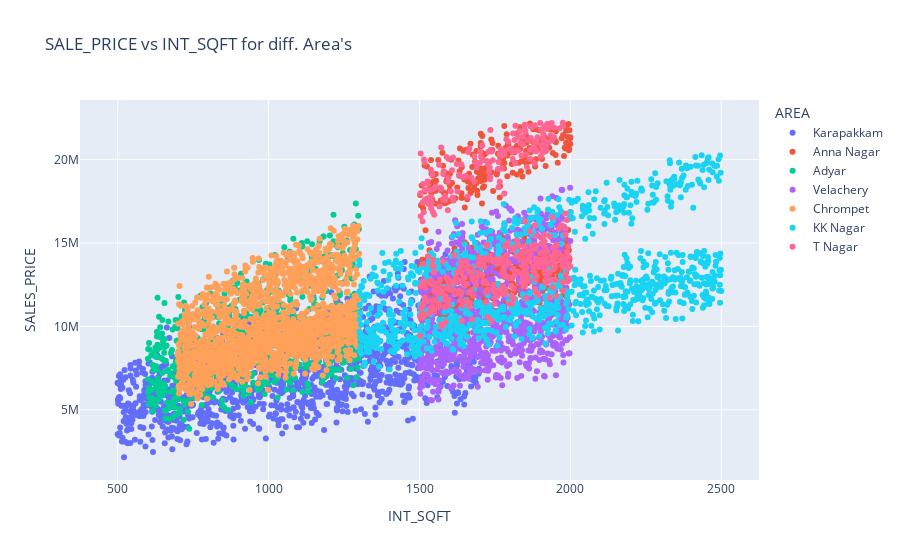

Notebook code for this chart:
### Code cell
fig = go.Figure()

fig.add_trace(go.Scatter(
                        x = df.INT_SQFT.where(df.AREA == 'Karapakkam'),
                        y = df.SALES_PRICE.where(df.AREA == 'Karapakkam'),
                        name = 'Karapakkam',
                        mode = 'markers'
))
fig.add_trace(go.Scatter(
                        x = df.INT_SQFT.where(df.AREA == 'Anna Nagar'),
                        y = df.SALES_PRICE.where(df.AREA == 'Anna Nagar'),
                        name = 'Anna Nagar',
                        mode = 'markers'
))
fig.add_trace(go.Scatter(
                        x = df.INT_SQFT.where(df.AREA == 'Adyar'),
                        y = df.SALES_PRICE.where(df.AREA == 'Adyar'),
                        name = 'Adyar',
                        mode = 'markers'
))
fig.add_trace(go.Scatter(
                        x = df.INT_SQFT.where(df.AREA == 'Velachery'),
                        y = df.SALES_PRICE.where(df.AREA == 'Velachery'),
                        name = 'Velachery',
                        mode = 'markers'
))
fig.add_trace(go.Scatter(
                        x = df.INT_SQFT.where(df.AREA == 'Chrompet'),
                        y = df.SALES_PRICE.where(df.AREA == 'Chrompet'),
                        name = 'Chrompet',
                        mode = 'markers'
))
fig.add_trace(go.Scatter(
                        x = df.INT_SQFT.where(df.AREA == 'KK Nagar'),
                        y = df.SALES_PRICE.where(df.AREA == 'KK Nagar'),
                        name = 'KK Nagar',
                        mode = 'markers'
))
fig.add_trace(go.Scatter(
                        x = df.INT_SQFT.where(df.AREA == 'T Nagar'),
                        y = df.SALES_PRICE.where(df.AREA == 'T Nagar'),
                        name = 'T Nagar',
                        mode = 'markers'
))

fig.update_layout(
            title_text = "SALE_PRICE vs INT_SQFT for diff. Area's",
            legend_title = 'AREA',
            xaxis_title = 'INT_SQFT',
            yaxis_title = 'SALES_PRICE'
)

fig.show()

### Figure 1 — Plotly figure (JSON) as saved in the notebook; plotly's stock layout.template omitted (floating-point values rounded to 4 significant figures; data arrays with more than 128 entries replaced by an {"elided": "..."} marker saying what was removed)
{"data": [{"mode": "markers", "name": "Karapakkam", "type": "scatter", "x": {"elided": "7072 int values"}, "y": {"elided": "7072 int values"}}, {"mode": "markers", "name": "Anna Nagar", "type": "scatter", "x": {"elided": "7072 int values"}, "y": {"elided": "7072 int values"}}, {"mode": "markers", "name": "Adyar", "type": "scatter", "x": {"elided": "7072 int values"}, "y": {"elided": "7072 int values"}}, {"mode": "markers", "name": "Velachery", "type": "scatter", "x": {"elided": "7072 int values"}, "y": {"elided": "7072 int values"}}, {"mode": "markers", "name": "Chrompet", "type": "scatter", "x": {"elided": "7072 int values"}, "y": {"elided": "7072 int values"}}, {"mode": "markers", "name": "KK Nagar", "type": "scatter", "x": {"elided": "7072 int values"}, "y": {"elided": "7072 int values"}}, {"mode": "markers", "name": "T Nagar", "type": "scatter", "x": {"elided": "7072 int values"}, "y": {"elided": "7072 int values"}}], "layout": {"legend": {"title": {"text": "AREA"}}, "title": {"text": "SALE_PRICE vs INT_SQFT for diff. Area's"}, "xaxis": {"title": {"text": "INT_SQFT"}}, "yaxis": {"title": {"text": "SALES_PRICE"}}}}
